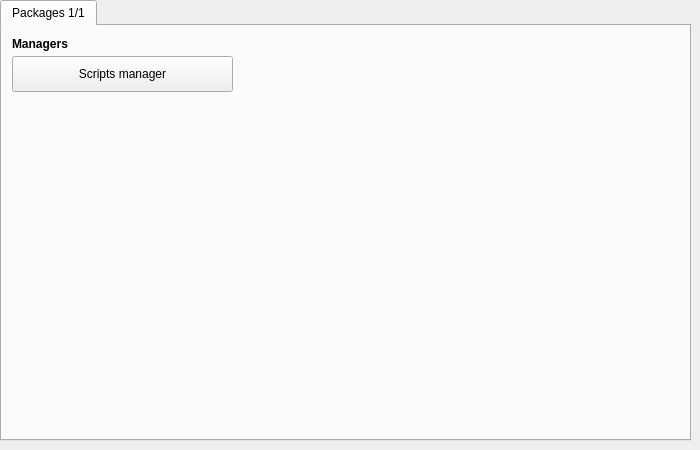
    <widget class="QWidget" name="tab_4">
     <attribute name="title">
      <string>Packages</string>
     </attribute>
     <widget class="QTabWidget" name="tabWidget_2">
      <property name="geometry">
       <rect>
        <x>0</x>
        <y>0</y>
        <width>691</width>
        <height>441</height>
       </rect>
      </property>
      <property name="currentIndex">
       <number>0</number>
      </property>
      <widget class="QWidget" name="tab_11">
       <attribute name="title">
        <string>Packages 1/1</string>
       </attribute>
       <widget class="QPushButton" name="runScriptsManager">
        <property name="geometry">
         <rect>
          <x>10</x>
          <y>30</y>
          <width>221</width>
          <height>36</height>
         </rect>
        </property>
        <property name="whatsThis">
         <string/>
        </property>
        <property name="text">
         <string>Scripts manager</string>
        </property>
        <property name="iconSize">
         <size>
          <width>30</width>
          <height>30</height>
         </size>
        </property>
        <property name="shortcut">
         <string/>
        </property>
        <property name="checkable">
         <bool>false</bool>
        </property>
       </widget>
       <widget class="QLabel" name="label_36">
        <property name="geometry">
         <rect>
          <x>10</x>
          <y>10</y>
          <width>221</width>
          <height>16</height>
         </rect>
        </property>
        <property name="font">
         <font>
          <weight>75</weight>
          <bold>true</bold>
         </font>
        </property>
        <property name="text">
         <string>Managers</string>
        </property>
       </widget>
      </widget>
     </widget>
    </widget>
